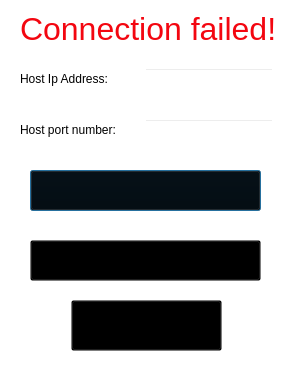
<?xml version="1.0" encoding="UTF-8"?>
<ui version="4.0">
 <class>Multiplayer</class>
 <widget class="QDialog" name="Multiplayer">
  <property name="geometry">
   <rect>
    <x>0</x>
    <y>0</y>
    <width>294</width>
    <height>392</height>
   </rect>
  </property>
  <property name="windowTitle">
   <string>Fast typing | Connect to server</string>
  </property>
  <property name="styleSheet">
   <string notr="true">background:transparent;</string>
  </property>
  <widget class="QWidget" name="widget" native="true">
   <property name="geometry">
    <rect>
     <x>0</x>
     <y>0</y>
     <width>294</width>
     <height>392</height>
    </rect>
   </property>
   <property name="styleSheet">
    <string notr="true">background-image: url(:/backgrounds/Multiplayer.png);</string>
   </property>
   <widget class="QLabel" name="label_3">
    <property name="geometry">
     <rect>
      <x>20</x>
      <y>10</y>
      <width>254</width>
      <height>39</height>
     </rect>
    </property>
    <property name="text">
     <string>&lt;html&gt;&lt;head/&gt;&lt;body&gt;&lt;p&gt;&lt;span style=&quot; font-size:24pt; color:#f30610;&quot;&gt;Connection failed!&lt;/span&gt;&lt;/p&gt;&lt;/body&gt;&lt;/html&gt;</string>
    </property>
    <property name="alignment">
     <set>Qt::AlignCenter</set>
    </property>
   </widget>
   <widget class="QWidget" name="">
    <property name="geometry">
     <rect>
      <x>20</x>
      <y>60</y>
      <width>254</width>
      <height>38</height>
     </rect>
    </property>
    <layout class="QHBoxLayout" name="horizontalLayout">
     <item>
      <widget class="QLabel" name="label">
       <property name="text">
        <string>Host Ip Address:</string>
       </property>
      </widget>
     </item>
     <item>
      <spacer name="horizontalSpacer">
       <property name="orientation">
        <enum>Qt::Horizontal</enum>
       </property>
       <property name="sizeType">
        <enum>QSizePolicy::Preferred</enum>
       </property>
       <property name="sizeHint" stdset="0">
        <size>
         <width>40</width>
         <height>20</height>
        </size>
       </property>
      </spacer>
     </item>
     <item>
      <widget class="QLineEdit" name="lineIp">
       <property name="minimumSize">
        <size>
         <width>130</width>
         <height>0</height>
        </size>
       </property>
      </widget>
     </item>
    </layout>
   </widget>
   <widget class="QWidget" name="">
    <property name="geometry">
     <rect>
      <x>20</x>
      <y>100</y>
      <width>254</width>
      <height>60</height>
     </rect>
    </property>
    <layout class="QHBoxLayout" name="horizontalLayout_2">
     <item>
      <widget class="QLabel" name="label_2">
       <property name="text">
        <string>Host port number:</string>
       </property>
      </widget>
     </item>
     <item>
      <spacer name="horizontalSpacer_2">
       <property name="orientation">
        <enum>Qt::Horizontal</enum>
       </property>
       <property name="sizeType">
        <enum>QSizePolicy::Preferred</enum>
       </property>
       <property name="sizeHint" stdset="0">
        <size>
         <width>40</width>
         <height>20</height>
        </size>
       </property>
      </spacer>
     </item>
     <item>
      <widget class="QLineEdit" name="linePort">
       <property name="sizePolicy">
        <sizepolicy hsizetype="Preferred" vsizetype="Fixed">
         <horstretch>0</horstretch>
         <verstretch>0</verstretch>
        </sizepolicy>
       </property>
       <property name="minimumSize">
        <size>
         <width>130</width>
         <height>0</height>
        </size>
       </property>
      </widget>
     </item>
    </layout>
   </widget>
   <widget class="QPushButton" name="hostButton">
    <property name="geometry">
     <rect>
      <x>30</x>
      <y>170</y>
      <width>231</width>
      <height>41</height>
     </rect>
    </property>
    <property name="styleSheet">
     <string notr="true">background:transparent;</string>
    </property>
    <property name="text">
     <string/>
    </property>
   </widget>
   <widget class="QPushButton" name="guestButton">
    <property name="geometry">
     <rect>
      <x>30</x>
      <y>240</y>
      <width>231</width>
      <height>41</height>
     </rect>
    </property>
    <property name="styleSheet">
     <string notr="true">background:transparent;</string>
    </property>
    <property name="text">
     <string/>
    </property>
   </widget>
   <widget class="QPushButton" name="closeButton">
    <property name="geometry">
     <rect>
      <x>71</x>
      <y>300</y>
      <width>151</width>
      <height>51</height>
     </rect>
    </property>
    <property name="styleSheet">
     <string notr="true">background:transparent;</string>
    </property>
    <property name="text">
     <string/>
    </property>
    <property name="autoDefault">
     <bool>true</bool>
    </property>
   </widget>
  </widget>
 </widget>
 <resources/>
 <connections/>
</ui>
